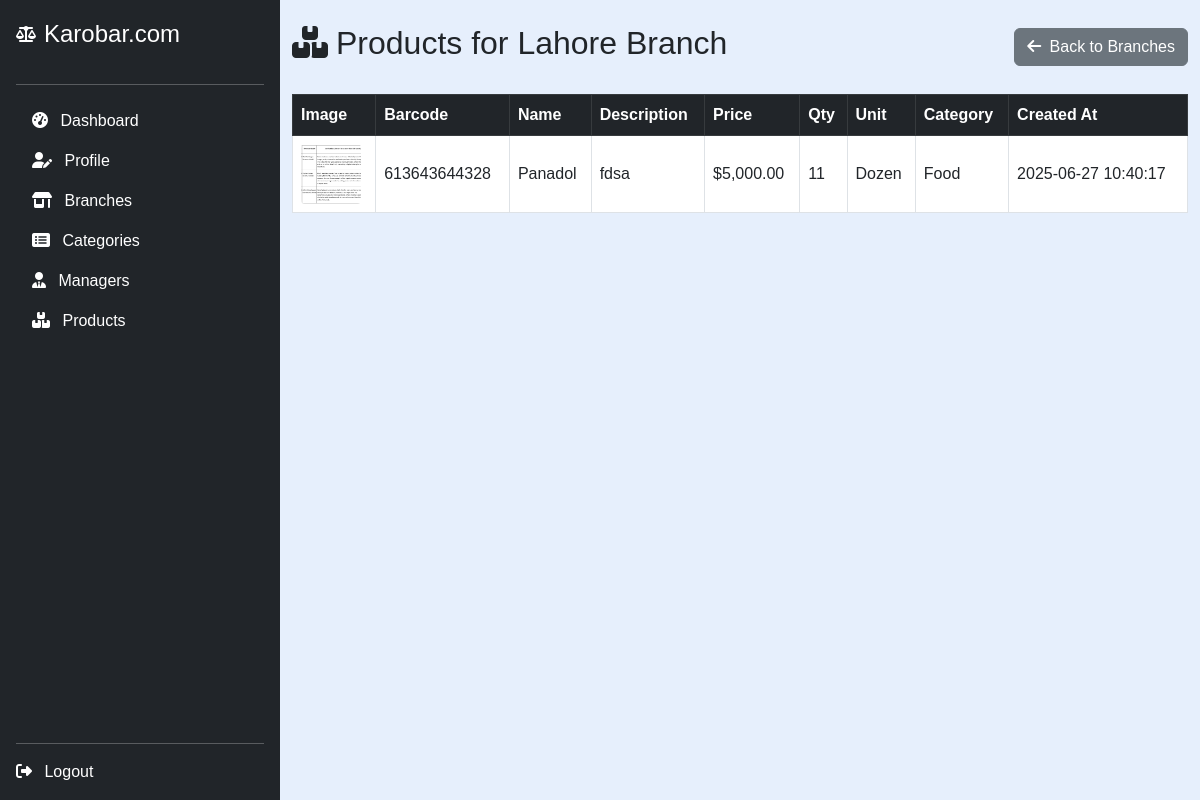
Page /owner/branch_products.php?branch_id=1 (signed in) on the committed database.
### tables this page shows
CREATE TABLE `branches` (
  `id` int(11) NOT NULL,
  `owner_id` int(11) NOT NULL,
  `name` varchar(255) NOT NULL,
  `location` varchar(255) NOT NULL,
  `created_at` datetime DEFAULT current_timestamp()
);

CREATE TABLE `products` (
  `id` int(11) NOT NULL,
  `branch_id` int(11) NOT NULL,
  `barcode_id` varchar(50) NOT NULL,
  `name` varchar(255) NOT NULL,
  `description` text DEFAULT NULL,
  `price` decimal(10,2) NOT NULL DEFAULT 0.00,
  `quantity` int(11) NOT NULL DEFAULT 0,
  `image` varchar(255) DEFAULT NULL,
  `created_at` datetime DEFAULT current_timestamp(),
  `category_id` int(11) NOT NULL,
  `unit` varchar(50) NOT NULL
);

CREATE TABLE `categories` (
  `id` int(11) NOT NULL,
  `owner_id` int(11) NOT NULL,
  `name` varchar(255) NOT NULL,
  `created_at` timestamp NOT NULL DEFAULT current_timestamp()
);

### owner/branch_products.php (the view, shortened to what this page needs)
<?php
include('../config.php');
$owner_id = $_SESSION["id"];
$branch_id = isset($_GET['branch_id']) ? (int)$_GET['branch_id'] : 0;
$stmt = $conn->prepare("SELECT name FROM branches WHERE id = ? AND owner_id = ?");
$stmt->bind_param("ii", $branch_id, $owner_id);
$stmt->execute();
$result = $stmt->get_result();
$branch = $result->fetch_assoc();
$sql = "
    SELECT p.id, p.barcode_id, p.name, p.description, p.price, p.quantity, p.unit, p.image, p.created_at,
           c.name AS category_name
    FROM products p
    INNER JOIN branches b ON p.branch_id = b.id
    INNER JOIN categories c ON p.category_id = c.id
    WHERE p.branch_id = ? AND b.owner_id = ?
    ORDER BY p.created_at DESC
";
$stmt = $conn->prepare($sql);
$stmt->bind_param("ii", $branch_id, $owner_id);
$stmt->execute();
$products = $stmt->get_result()->fetch_all(MYSQLI_ASSOC);
?>
<!DOCTYPE html>
<html lang="en">
<head>
    <link href="https://cdn.jsdelivr.net/npm/bootstrap@5.3.0/dist/css/bootstrap.min.css" rel="stylesheet" />
    <link href="https://cdnjs.cloudflare.com/ajax/libs/font-awesome/6.4.0/css/all.min.css" rel="stylesheet" />
</head>
<body>
<?php include('sidebar.php'); ?>
<div class="container py-4">
    <div class="d-flex justify-content-between align-items-center mb-4">
        <h2><i class="fas fa-boxes me-2"></i>Products for <?php echo htmlspecialchars($branch['name']); ?></h2>
        <a href="branches.php" class="btn btn-secondary"><i class="fas fa-arrow-left me-1"></i> Back to Branches</a>
    </div>
    <table class="table table-bordered table-hover align-middle">
        <thead class="table-dark">
            <tr>
                <th>Image</th>
                <th>Barcode</th>
                <th>Name</th>
                <th>Description</th>
                <th>Price</th>
                <th>Qty</th>
                <th>Unit</th>
                <th>Category</th>
                <th>Created At</th>
            </tr>
        </thead>
        <tbody id="productsTableBody">
            <?php if (count($products) === 0): ?>
                <tr><td colspan="9" class="text-center">No products found for this branch.</td></tr>
            <?php else: ?>
                <?php foreach ($products as $p): ?>
                    <tr data-id="<?= $p['id'] ?>">
                        <td><img src="images/<?= htmlspecialchars($p['image']) ?>" alt="Product Image" class="product-image-thumb"></td>
                        <td><?= htmlspecialchars($p['barcode_id']) ?></td>
                        <td><?= htmlspecialchars($p['name']) ?></td>
                        <td><?= htmlspecialchars(strlen($p['description']) > 40 ? substr($p['description'], 0, 40).'...' : $p['description']) ?></td>
                        <td>$<?= number_format($p['price'], 2) ?></td>
                        <td><?= (int)$p['quantity'] ?></td>
                        <td><?= htmlspecialchars($p['unit']) ?></td>
                        <td><?= htmlspecialchars($p['category_name']) ?></td>
                        <td><?= htmlspecialchars($p['created_at']) ?></td>
                    </tr>
                <?php endforeach; ?>
            <?php endif; ?>
        </tbody>
    </table>
</div>
</body>
</html>

### owner/branch_products.php (style rules this page uses)
.product-image-thumb { width: 60px; height: 60px; object-fit: cover; border-radius: 4px; }

### owner/sidebar.php (style rules this page uses)
body { font-family: Arial, sans-serif; background-color: #e6effc; margin-left: 280px; }

### rows in the picture
branches: name "Lahore Branch"
products: image (picture), barcode "613643644328", name "Panadol", description "fdsa", price "5,000.00", quantity "11", unit "Dozen", category.name "Food", created_at "2025-06-27 10:40:17"
